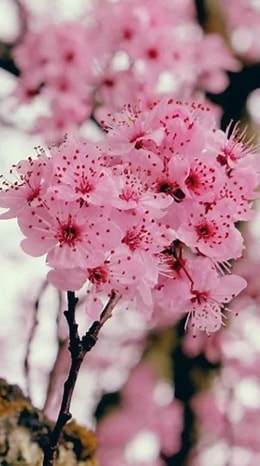
#> input picture pertemuanke-5/OIP.jpeg, 260 x 466 px
$ jupyter execute --allow-errors 'Pertemuan 5.ipynb'
#> lines starting #> are read from the running program, lines starting #| are printed output that depends on the picture
# Pertemuan 5

## Normalisasi

Dalam citra Nilai intensitas itu berada di 0 - 255

pada umumnya orang atau pada metode image processin dia melakukan conversi nilai menjadi 0 - 1. Hal ini disebnut dengan normalisasi

0 -> 0

255 -> 1

Dalam pengolahan citra, normalisasi adalah proses untuk mengganti jangkauan nilai intensitas piksel citra. Kegunaannya antara lain perbaikan foto berkontras rendah akibat terkena sinar berlebih. Normalisasi terkadang disebut dengan perentangan kontras atau perentangan histogram.

Normalisasi adalah pemetaan citra berderajat keabuan berdimensi n dengan rentang nilai [min, maks] ke citra dengan rentang nilai [minBaru, maksBaru].

## Min-Max Normalization (0–1)

[cell 1]
import numpy as np

img = np.array([[0, 128, 255],[22, 50, 60],[90, 150, 200]], dtype=np.float32)
normalized = (img - img.min()) / (img.max() - img.min())
print(img)
print(normalized)

[cell 2]
import matplotlib.pyplot as plt
plt.imshow(img, 'gray')
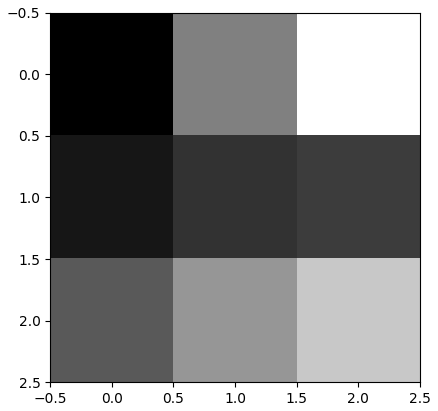
#> figure drawn by matplotlib, 1 panel

[cell 3]
plt.imshow(normalized, 'gray')

# 2. Standardization (Z-score)

Z score adalah ukuran statistik yang menunjukkan penyimpangan suatu titik data dari rata-rata dalam satuan standar deviasinya.

Standar deviasi (atau simpangan baku) adalah ukuran statistik yang menunjukkan seberapa menyebar atau bervariasinya sekumpulan data terhadap nilai rata-ratanya (mean).

[cell 4]
mean= img.mean()
std = img.std()
print(mean)
print(std)
standardized = (img - mean) / std
print(standardized)

# 3. Scaling ke rentang –1 sampai 1

[cell 5]
scaled = (img / 127.5) - 1
print(scaled)

# 4. CONVOLUSION

#> (a cell that did not finish here is left out)

[cell 7]
import numpy as np
from scipy.signal import convolve2d
import matplotlib.pyplot as plt
from skimage import io, color

# Baca gambar & ubah ke grayscale
img = color.rgb2gray(io.imread("OIP.jpeg"))
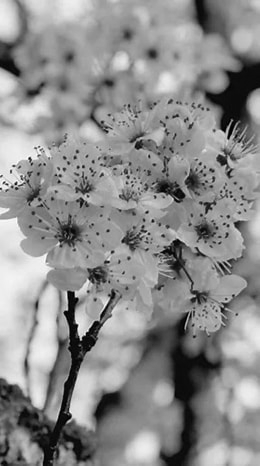
#> img: shape (466, 260) float64; min 0.000565, max 0.997, mean 0.552

# Kernel (contoh: edge detection sederhana)
kernel = np.array([[-1, -1, -1],
                   [-1,  8, -1],
                   [-1, -1, -1]])

# Convolution
convolved = convolve2d(img, kernel, mode='same', boundary='symm')
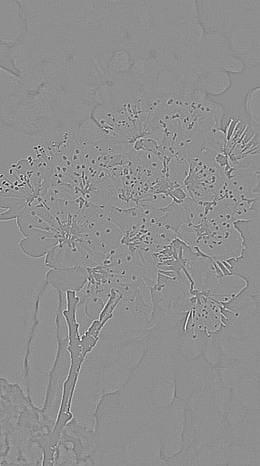
#> convolved: shape (466, 260) float64; min -3.37, max 2.64, mean -3.18e-18; drawn with min black and max white

# Tampilkan hasil
fig, axes = plt.subplots(1, 2, figsize=(10, 5))
axes[0].imshow(img, cmap='gray')
axes[0].set_title("Original Grayscale")
axes[0].axis("off")

axes[1].imshow(convolved, cmap='gray')
axes[1].set_title("After Convolution (Edge Detection)")
axes[1].axis("off")

plt.show()
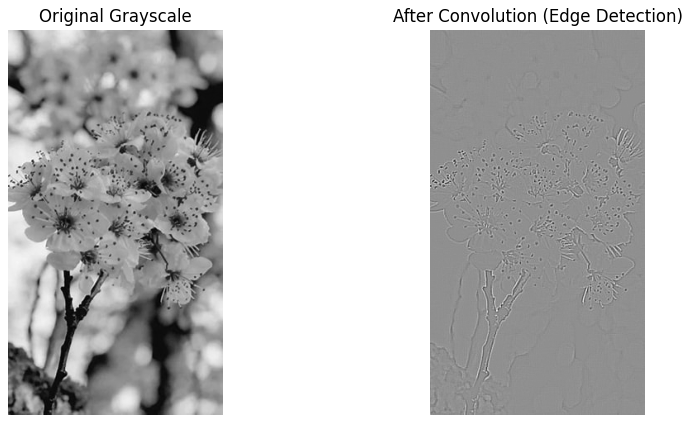
#> figure drawn by matplotlib, 2 panels

$ run again, with pertemuanke-5/1_PRU06nWAlDsWFgi4rGfx_A.png saved as pertemuanke-5/OIP.jpeg
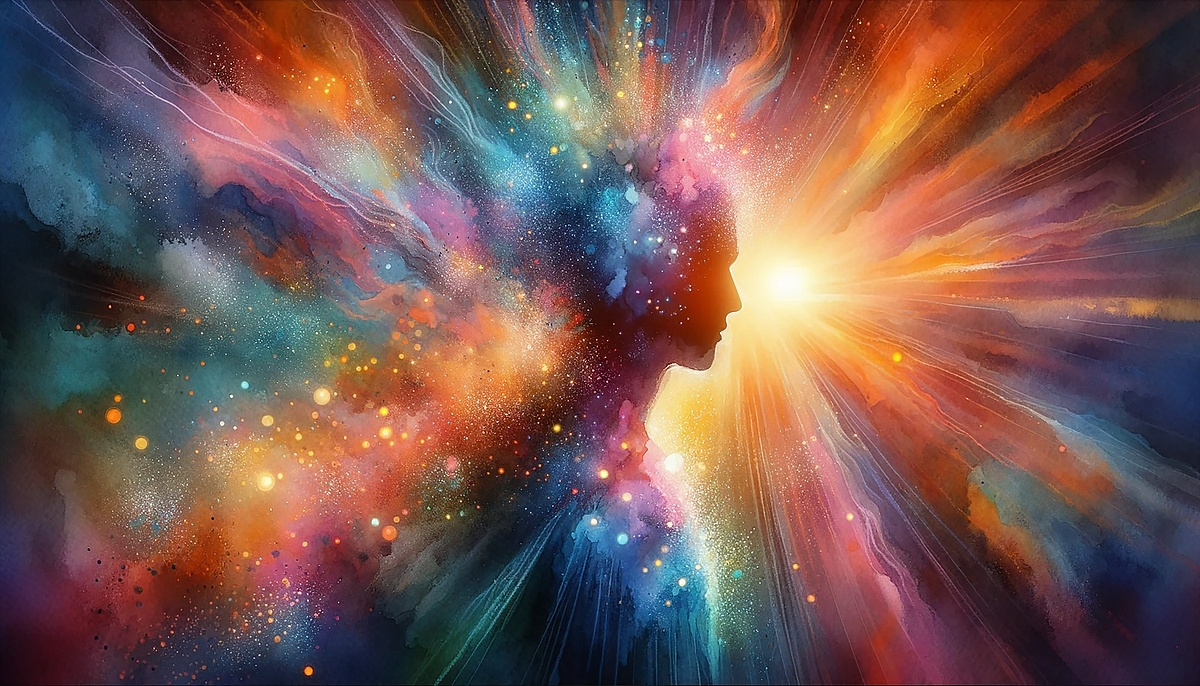
#> input picture pertemuanke-5/1_PRU06nWAlDsWFgi4rGfx_A.png, 1200 x 686 px
#> `convolved = convolve2d(img, kernel, mode='same', boundary='symm')`:
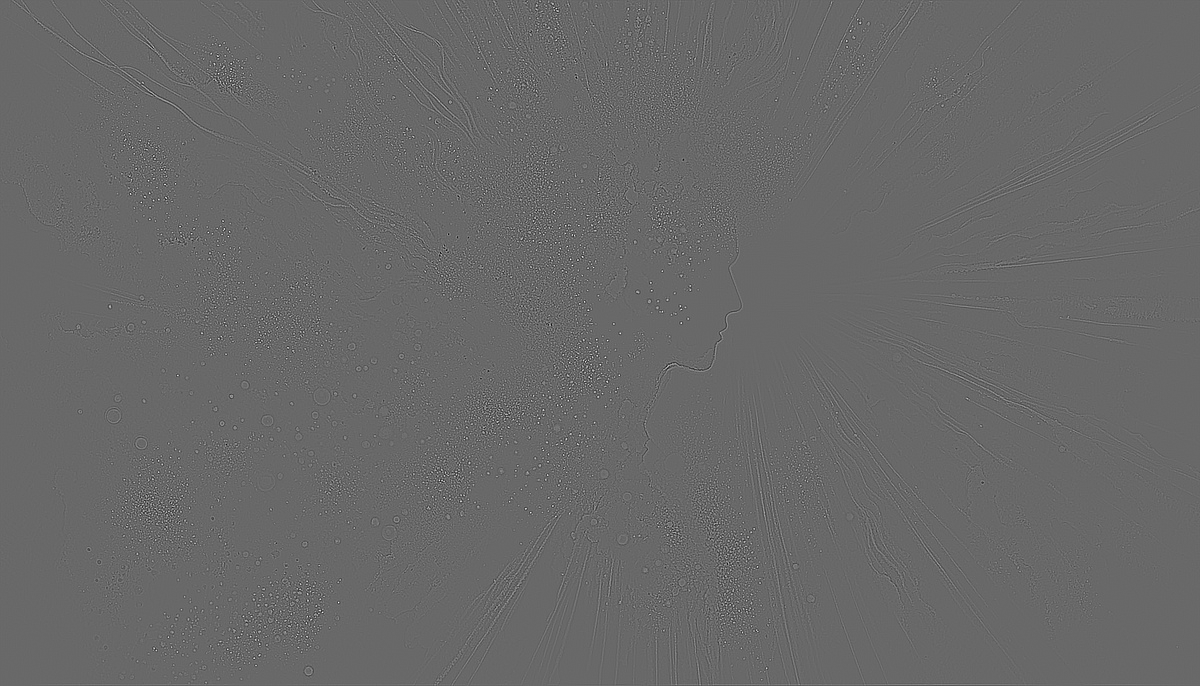
#> convolved: shape (686, 1200) float64; min -4.57, max 6.53, mean 3.24e-20; drawn with min black and max white
#> `plt.show()`:
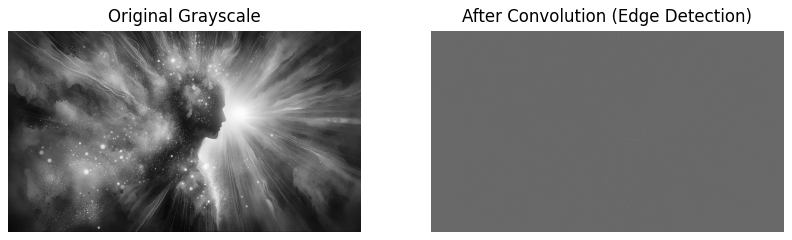
#> figure drawn by matplotlib, 2 panels
